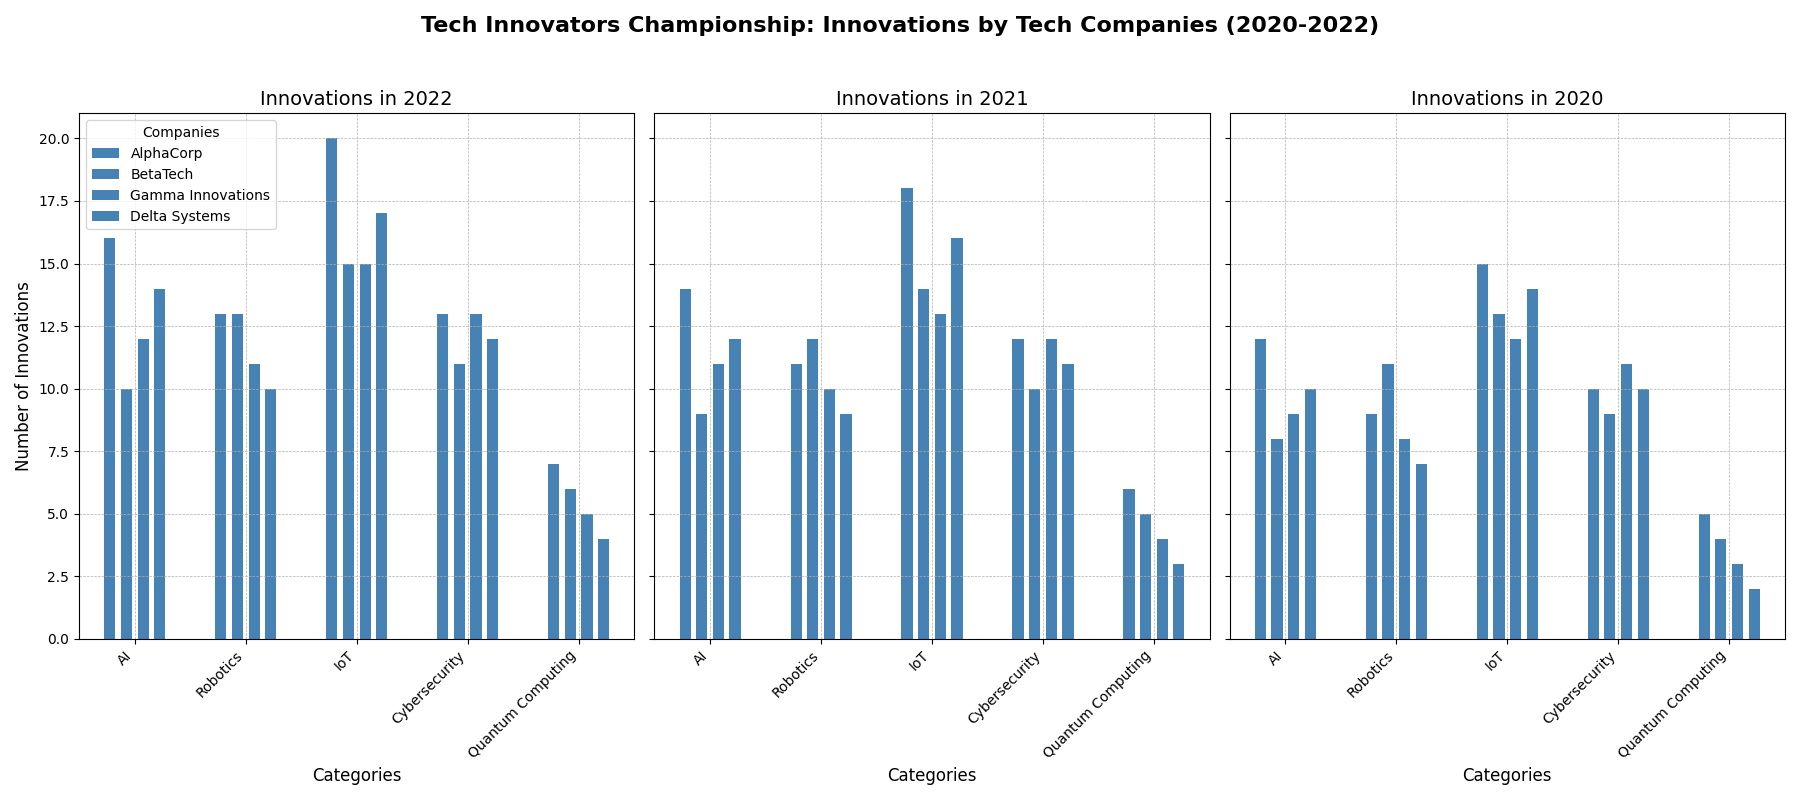

Write Python code to recreate this figure.
import matplotlib.pyplot as plt
import numpy as np

companies = ['AlphaCorp', 'BetaTech', 'Gamma Innovations', 'Delta Systems']
years = ['2020', '2021', '2022']
categories = ['AI', 'Robotics', 'IoT', 'Cybersecurity', 'Quantum Computing']

innovations = np.array([
    [12, 9, 15, 10, 5],    # AlphaCorp 2020
    [8, 11, 13, 9, 4],     # BetaTech 2020
    [9, 8, 12, 11, 3],     # Gamma Innovations 2020
    [10, 7, 14, 10, 2],    # Delta Systems 2020
    [14, 11, 18, 12, 6],   # AlphaCorp 2021
    [9, 12, 14, 10, 5],    # BetaTech 2021
    [11, 10, 13, 12, 4],   # Gamma Innovations 2021
    [12, 9, 16, 11, 3],    # Delta Systems 2021
    [16, 13, 20, 13, 7],   # AlphaCorp 2022
    [10, 13, 15, 11, 6],   # BetaTech 2022
    [12, 11, 15, 13, 5],   # Gamma Innovations 2022
    [14, 10, 17, 12, 4]    # Delta Systems 2022
])

fig, axes = plt.subplots(1, 3, figsize=(18, 8), sharey=True)

single_color = '#4682B4'

# Switch the position of the 2020 and 2022 data
for original_index, new_index in zip([0, 1, 2], [2, 1, 0]):
    year_data = innovations[new_index * len(companies):(new_index + 1) * len(companies)]
    x = np.arange(len(categories))
    
    for j in range(len(companies)):
        axes[original_index].bar(x + j * 0.15, year_data[j], width=0.1, color=single_color, align='center', label=companies[j] if original_index == 0 else "")
    
    axes[original_index].set_title(f"Innovations in {years[new_index]}", fontsize=14)
    axes[original_index].set_xlabel("Categories", fontsize=12)
    axes[original_index].set_xticks(x + 0.225)
    axes[original_index].set_xticklabels(categories, rotation=45, ha='right')
    axes[original_index].grid(True, linestyle='--', linewidth=0.5)

axes[0].set_ylabel("Number of Innovations", fontsize=12)
axes[0].legend(loc='upper left', fontsize=10, title='Companies')

fig.suptitle("Tech Innovators Championship: Innovations by Tech Companies (2020-2022)", fontsize=16, fontweight='bold')
plt.tight_layout(rect=[0, 0, 1, 0.95])

plt.show()
